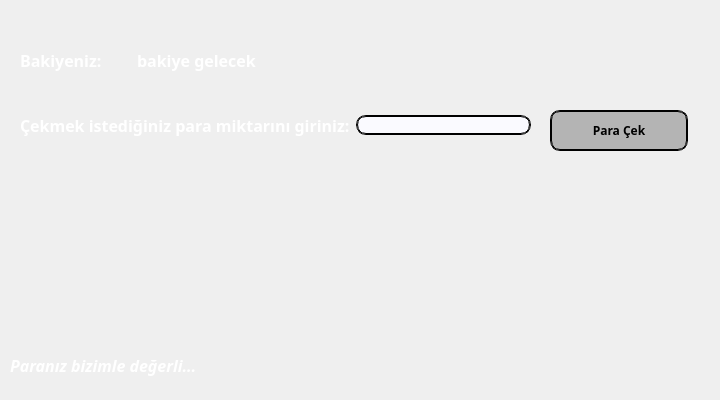
      <widget class="QWidget" name="tab_withdrawMoney">
       <attribute name="title">
        <string>Para Çekme</string>
       </attribute>
       <widget class="QWidget" name="horizontalLayoutWidget_3">
        <property name="geometry">
         <rect>
          <x>20</x>
          <y>30</y>
          <width>236</width>
          <height>61</height>
         </rect>
        </property>
        <layout class="QHBoxLayout" name="horizontalLayout_3">
         <item>
          <widget class="QLabel" name="label_13">
           <property name="palette">
            <palette>
             <active>
              <colorrole role="WindowText">
               <brush brushstyle="SolidPattern">
                <color alpha="255">
                 <red>255</red>
                 <green>255</green>
                 <blue>255</blue>
                </color>
               </brush>
              </colorrole>
             </active>
             <inactive>
              <colorrole role="WindowText">
               <brush brushstyle="SolidPattern">
                <color alpha="255">
                 <red>255</red>
                 <green>255</green>
                 <blue>255</blue>
                </color>
               </brush>
              </colorrole>
             </inactive>
             <disabled>
              <colorrole role="WindowText">
               <brush brushstyle="SolidPattern">
                <color alpha="255">
                 <red>120</red>
                 <green>120</green>
                 <blue>120</blue>
                </color>
               </brush>
              </colorrole>
             </disabled>
            </palette>
           </property>
           <property name="font">
            <font>
             <family>Bahnschrift SemiBold</family>
             <pointsize>12</pointsize>
             <weight>75</weight>
             <bold>true</bold>
            </font>
           </property>
           <property name="text">
            <string>Bakiyeniz:</string>
           </property>
          </widget>
         </item>
         <item>
          <widget class="QLabel" name="label_amount_3">
           <property name="palette">
            <palette>
             <active>
              <colorrole role="WindowText">
               <brush brushstyle="SolidPattern">
                <color alpha="255">
                 <red>255</red>
                 <green>255</green>
                 <blue>255</blue>
                </color>
               </brush>
              </colorrole>
             </active>
             <inactive>
              <colorrole role="WindowText">
               <brush brushstyle="SolidPattern">
                <color alpha="255">
                 <red>255</red>
                 <green>255</green>
                 <blue>255</blue>
                </color>
               </brush>
              </colorrole>
             </inactive>
             <disabled>
              <colorrole role="WindowText">
               <brush brushstyle="SolidPattern">
                <color alpha="255">
                 <red>120</red>
                 <green>120</green>
                 <blue>120</blue>
                </color>
               </brush>
              </colorrole>
             </disabled>
            </palette>
           </property>
           <property name="font">
            <font>
             <family>Bahnschrift SemiBold</family>
             <pointsize>12</pointsize>
             <weight>75</weight>
             <bold>true</bold>
            </font>
           </property>
           <property name="text">
            <string>bakiye gelecek</string>
           </property>
          </widget>
         </item>
        </layout>
       </widget>
       <widget class="QWidget" name="horizontalLayoutWidget_4">
        <property name="geometry">
         <rect>
          <x>20</x>
          <y>100</y>
          <width>511</width>
          <height>51</height>
         </rect>
        </property>
        <layout class="QHBoxLayout" name="horizontalLayout_4">
         <item>
          <widget class="QLabel" name="label_15">
           <property name="palette">
            <palette>
             <active>
              <colorrole role="WindowText">
               <brush brushstyle="SolidPattern">
                <color alpha="255">
                 <red>255</red>
                 <green>255</green>
                 <blue>255</blue>
                </color>
               </brush>
              </colorrole>
             </active>
             <inactive>
              <colorrole role="WindowText">
               <brush brushstyle="SolidPattern">
                <color alpha="255">
                 <red>255</red>
                 <green>255</green>
                 <blue>255</blue>
                </color>
               </brush>
              </colorrole>
             </inactive>
             <disabled>
              <colorrole role="WindowText">
               <brush brushstyle="SolidPattern">
                <color alpha="255">
                 <red>120</red>
                 <green>120</green>
                 <blue>120</blue>
                </color>
               </brush>
              </colorrole>
             </disabled>
            </palette>
           </property>
           <property name="font">
            <font>
             <family>Bahnschrift SemiBold</family>
             <pointsize>12</pointsize>
             <weight>75</weight>
             <bold>true</bold>
            </font>
           </property>
           <property name="text">
            <string>Çekmek istediğiniz para miktarını giriniz:</string>
           </property>
          </widget>
         </item>
         <item>
          <widget class="QLineEdit" name="lineEdit_withdrawMoney">
           <property name="styleSheet">
            <string notr="true">border-radius: 10px; border: 2px groove black; background-color: rgb(250, 250, 255); </string>
           </property>
          </widget>
         </item>
        </layout>
       </widget>
       <widget class="QPushButton" name="pushButton_withdrawMoney">
        <property name="geometry">
         <rect>
          <x>550</x>
          <y>110</y>
          <width>138</width>
          <height>41</height>
         </rect>
        </property>
        <property name="sizePolicy">
         <sizepolicy hsizetype="MinimumExpanding" vsizetype="Maximum">
          <horstretch>0</horstretch>
          <verstretch>0</verstretch>
         </sizepolicy>
        </property>
        <property name="font">
         <font>
          <family>Bahnschrift SemiBold</family>
          <weight>75</weight>
          <bold>true</bold>
         </font>
        </property>
        <property name="cursor">
         <cursorShape>PointingHandCursor</cursorShape>
        </property>
        <property name="styleSheet">
         <string notr="true">border-radius: 10px; border: 2px groove black; background-color: rgb(180, 180, 180); </string>
        </property>
        <property name="text">
         <string>Para Çek</string>
        </property>
       </widget>
       <widget class="QLabel" name="label_20">
        <property name="geometry">
         <rect>
          <x>10</x>
          <y>350</y>
          <width>221</width>
          <height>31</height>
         </rect>
        </property>
        <property name="palette">
         <palette>
          <active>
           <colorrole role="WindowText">
            <brush brushstyle="SolidPattern">
             <color alpha="255">
              <red>255</red>
              <green>255</green>
              <blue>255</blue>
             </color>
            </brush>
           </colorrole>
          </active>
          <inactive>
           <colorrole role="WindowText">
            <brush brushstyle="SolidPattern">
             <color alpha="255">
              <red>255</red>
              <green>255</green>
              <blue>255</blue>
             </color>
            </brush>
           </colorrole>
          </inactive>
          <disabled>
           <colorrole role="WindowText">
            <brush brushstyle="SolidPattern">
             <color alpha="255">
              <red>120</red>
              <green>120</green>
              <blue>120</blue>
             </color>
            </brush>
           </colorrole>
          </disabled>
         </palette>
        </property>
        <property name="font">
         <font>
          <family>Segoe UI Semibold</family>
          <pointsize>12</pointsize>
          <weight>75</weight>
          <italic>true</italic>
          <bold>true</bold>
         </font>
        </property>
        <property name="text">
         <string>Paranız bizimle değerli...</string>
        </property>
       </widget>
       <widget class="QLabel" name="label_21">
        <property name="geometry">
         <rect>
          <x>590</x>
          <y>270</y>
          <width>121</width>
          <height>121</height>
         </rect>
        </property>
        <property name="text">
         <string/>
        </property>
        <property name="pixmap">
         <pixmap resource="icons.qrc">:/icons/logo.png</pixmap>
        </property>
        <property name="scaledContents">
         <bool>true</bool>
        </property>
       </widget>
       <zorder>horizontalLayoutWidget_3</zorder>
       <zorder>horizontalLayoutWidget_4</zorder>
       <zorder>label_20</zorder>
       <zorder>label_21</zorder>
       <zorder>pushButton_withdrawMoney</zorder>
      </widget>
